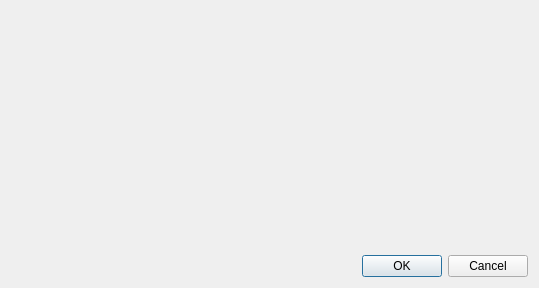
<?xml version="1.0" encoding="UTF-8"?>
<ui version="4.0">
 <class>Widgetry::DataSelector</class>
 <widget class="QDialog" name="Widgetry::DataSelector">
  <property name="geometry">
   <rect>
    <x>0</x>
    <y>0</y>
    <width>539</width>
    <height>288</height>
   </rect>
  </property>
  <property name="windowTitle">
   <string>Selector</string>
  </property>
  <layout class="QVBoxLayout" name="verticalLayout">
   <item>
    <widget class="Widgetry::DataSelectorWidget" name="selector" native="true"/>
   </item>
   <item>
    <widget class="QDialogButtonBox" name="buttonBox">
     <property name="standardButtons">
      <set>QDialogButtonBox::StandardButton::Cancel|QDialogButtonBox::StandardButton::Ok</set>
     </property>
    </widget>
   </item>
  </layout>
 </widget>
 <customwidgets>
  <customwidget>
   <class>Widgetry::DataSelectorWidget</class>
   <extends>QWidget</extends>
   <header location="global">Widgetry/dataselectorwidget.h</header>
   <container>1</container>
  </customwidget>
 </customwidgets>
 <resources/>
 <connections>
  <connection>
   <sender>buttonBox</sender>
   <signal>rejected()</signal>
   <receiver>Widgetry::DataSelector</receiver>
   <slot>reject()</slot>
   <hints>
    <hint type="sourcelabel">
     <x>247</x>
     <y>272</y>
    </hint>
    <hint type="destinationlabel">
     <x>256</x>
     <y>305</y>
    </hint>
   </hints>
  </connection>
 </connections>
</ui>
